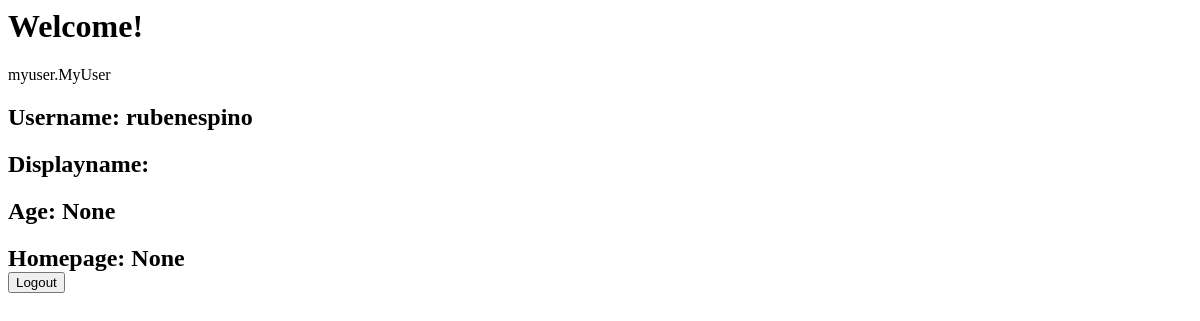
Before: / (signed in) with the older database file.
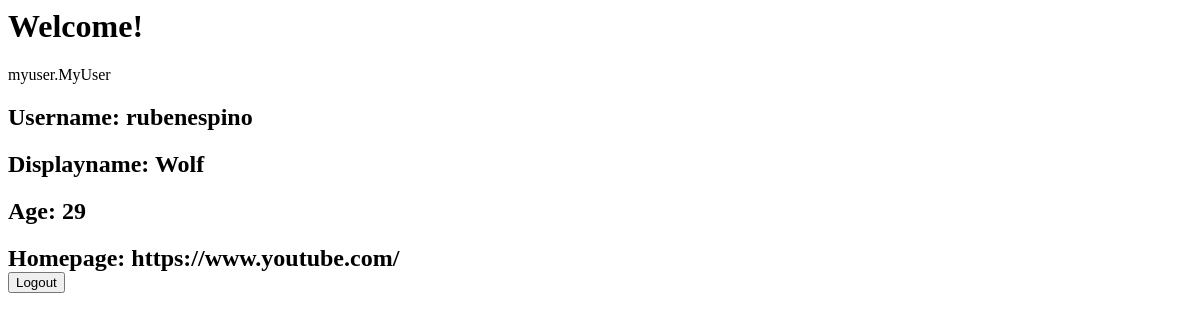
After: the same page with the newer database file.
### myuser/models.py (models this page shows)
class MyUser(AbstractUser):
    displayname = models.CharField(max_length=100, default="")
    age = models.IntegerField(blank=True, null=True)
    homepage = models.URLField(blank=True, null=True)

### myuser/views.py (the view)
# urls.py: path('', views.index_view, name='home_page'),
@login_required
def index_view(request):
    return render(request, "index.html", { "welcome": "Welcome!", "usermodel": AUTH_USER_MODEL})

### templates/index.html
<h1> {{welcome}}</h1>
    {{usermodel}}
    <h2>Username: {{user.username}}</h2>
    <h2>Displayname: {{user.displayname}}</h2>
    <h2>Age: {{user.age}}</h2>
    <h2>Homepage: {{user.homepage}}
    <br>
    <a href="/logout/"><button>Logout</button></a>

Changed rows visible on the page:
changed MyUser "rubenespino": displayname (not shown) → "Wolf"; age "None" → "29"; homepage "None" → "https://www.youtube.com/"
